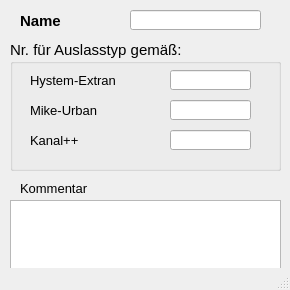
<?xml version="1.0" encoding="UTF-8"?>
<ui version="4.0">
 <class>MainWindow</class>
 <widget class="QMainWindow" name="MainWindow">
  <property name="geometry">
   <rect>
    <x>0</x>
    <y>0</y>
    <width>290</width>
    <height>290</height>
   </rect>
  </property>
  <property name="minimumSize">
   <size>
    <width>290</width>
    <height>290</height>
   </size>
  </property>
  <property name="font">
   <font>
    <family>Tahoma</family>
    <pointsize>10</pointsize>
   </font>
  </property>
  <property name="windowTitle">
   <string>Auslasstyp</string>
  </property>
  <property name="layoutDirection">
   <enum>Qt::LeftToRight</enum>
  </property>
  <widget class="QWidget" name="centralwidget">
   <widget class="QLabel" name="label_4">
    <property name="geometry">
     <rect>
      <x>20</x>
      <y>10</y>
      <width>121</width>
      <height>21</height>
     </rect>
    </property>
    <property name="font">
     <font>
      <family>Tahoma</family>
      <pointsize>11</pointsize>
      <weight>75</weight>
      <bold>true</bold>
     </font>
    </property>
    <property name="text">
     <string>Name</string>
    </property>
    <property name="alignment">
     <set>Qt::AlignLeading|Qt::AlignLeft|Qt::AlignVCenter</set>
    </property>
   </widget>
   <widget class="QLineEdit" name="bezeichnung">
    <property name="geometry">
     <rect>
      <x>130</x>
      <y>10</y>
      <width>131</width>
      <height>20</height>
     </rect>
    </property>
    <property name="toolTip">
     <string>&lt;html&gt;&lt;head/&gt;&lt;body&gt;&lt;p&gt;Eindeutige Bezeichnung&lt;/p&gt;&lt;/body&gt;&lt;/html&gt;</string>
    </property>
    <property name="statusTip">
     <string>Eindeutige Bezeichnung</string>
    </property>
    <property name="text">
     <string/>
    </property>
   </widget>
   <widget class="QGroupBox" name="groupBox_3">
    <property name="geometry">
     <rect>
      <x>10</x>
      <y>40</y>
      <width>271</width>
      <height>131</height>
     </rect>
    </property>
    <property name="font">
     <font>
      <family>Tahoma</family>
      <pointsize>11</pointsize>
     </font>
    </property>
    <property name="title">
     <string>Nr. für Auslasstyp gemäß:</string>
    </property>
    <widget class="QLineEdit" name="he_nr">
     <property name="enabled">
      <bool>true</bool>
     </property>
     <property name="geometry">
      <rect>
       <x>160</x>
       <y>30</y>
       <width>81</width>
       <height>20</height>
      </rect>
     </property>
     <property name="font">
      <font>
       <family>Tahoma</family>
       <pointsize>10</pointsize>
      </font>
     </property>
     <property name="toolTip">
      <string>&lt;html&gt;&lt;head/&gt;&lt;body&gt;&lt;p&gt;Interne Nr., siehe HE-Editor: Hilfe &amp;gt; Aufzählungen: &amp;quot;Auslass-Typ&amp;quot;&lt;/p&gt;&lt;/body&gt;&lt;/html&gt;</string>
     </property>
     <property name="statusTip">
      <string>Interne Nr., siehe HE-Editor: Hilfe &gt; Aufzählungen: &quot;Auslass-Typ&quot;</string>
     </property>
     <property name="layoutDirection">
      <enum>Qt::RightToLeft</enum>
     </property>
     <property name="autoFillBackground">
      <bool>false</bool>
     </property>
     <property name="text">
      <string/>
     </property>
     <property name="frame">
      <bool>true</bool>
     </property>
    </widget>
    <widget class="QLineEdit" name="kp_nr">
     <property name="geometry">
      <rect>
       <x>160</x>
       <y>90</y>
       <width>81</width>
       <height>20</height>
      </rect>
     </property>
     <property name="font">
      <font>
       <family>Tahoma</family>
       <pointsize>10</pointsize>
      </font>
     </property>
     <property name="toolTip">
      <string>&lt;html&gt;&lt;head/&gt;&lt;body&gt;&lt;p&gt;Nr. des Auslasstyps entspr. Kanal++&lt;/p&gt;&lt;/body&gt;&lt;/html&gt;</string>
     </property>
     <property name="statusTip">
      <string>Nr. des Auslasstyps entspr. Kanal++</string>
     </property>
     <property name="text">
      <string/>
     </property>
    </widget>
    <widget class="QLabel" name="label">
     <property name="geometry">
      <rect>
       <x>20</x>
       <y>30</y>
       <width>141</width>
       <height>21</height>
      </rect>
     </property>
     <property name="font">
      <font>
       <family>Tahoma</family>
       <pointsize>10</pointsize>
      </font>
     </property>
     <property name="text">
      <string>&lt;html&gt;&lt;head/&gt;&lt;body&gt;&lt;p&gt;Hystem-Extran&lt;/p&gt;&lt;/body&gt;&lt;/html&gt;</string>
     </property>
     <property name="alignment">
      <set>Qt::AlignLeading|Qt::AlignLeft|Qt::AlignVCenter</set>
     </property>
    </widget>
    <widget class="QLineEdit" name="mu_nr">
     <property name="enabled">
      <bool>true</bool>
     </property>
     <property name="geometry">
      <rect>
       <x>160</x>
       <y>60</y>
       <width>81</width>
       <height>20</height>
      </rect>
     </property>
     <property name="font">
      <font>
       <family>Tahoma</family>
       <pointsize>10</pointsize>
      </font>
     </property>
     <property name="toolTip">
      <string>&lt;html&gt;&lt;head/&gt;&lt;body&gt;&lt;p&gt;Nr. des Auslasstyps entspr. Mike Urban&lt;/p&gt;&lt;/body&gt;&lt;/html&gt;</string>
     </property>
     <property name="statusTip">
      <string>Nr. des Auslasstyps entspr. Mike Urban</string>
     </property>
     <property name="layoutDirection">
      <enum>Qt::RightToLeft</enum>
     </property>
     <property name="autoFillBackground">
      <bool>false</bool>
     </property>
     <property name="text">
      <string/>
     </property>
     <property name="frame">
      <bool>true</bool>
     </property>
    </widget>
    <widget class="QLabel" name="label_2">
     <property name="geometry">
      <rect>
       <x>20</x>
       <y>60</y>
       <width>121</width>
       <height>21</height>
      </rect>
     </property>
     <property name="font">
      <font>
       <family>Tahoma</family>
       <pointsize>10</pointsize>
      </font>
     </property>
     <property name="text">
      <string>Mike-Urban</string>
     </property>
     <property name="alignment">
      <set>Qt::AlignLeading|Qt::AlignLeft|Qt::AlignVCenter</set>
     </property>
    </widget>
    <widget class="QLabel" name="label_3">
     <property name="geometry">
      <rect>
       <x>20</x>
       <y>90</y>
       <width>121</width>
       <height>21</height>
      </rect>
     </property>
     <property name="font">
      <font>
       <family>Tahoma</family>
       <pointsize>10</pointsize>
      </font>
     </property>
     <property name="text">
      <string>Kanal++</string>
     </property>
     <property name="alignment">
      <set>Qt::AlignLeading|Qt::AlignLeft|Qt::AlignVCenter</set>
     </property>
    </widget>
   </widget>
   <widget class="QTextEdit" name="kommentar">
    <property name="geometry">
     <rect>
      <x>10</x>
      <y>200</y>
      <width>271</width>
      <height>71</height>
     </rect>
    </property>
    <property name="minimumSize">
     <size>
      <width>0</width>
      <height>0</height>
     </size>
    </property>
    <property name="toolTip">
     <string>&lt;html&gt;&lt;head/&gt;&lt;body&gt;&lt;p&gt;Platz für zusätzliche Kommentare&lt;/p&gt;&lt;/body&gt;&lt;/html&gt;</string>
    </property>
    <property name="statusTip">
     <string>Platz für zusätzliche Kommentare</string>
    </property>
   </widget>
   <widget class="QLabel" name="label_15">
    <property name="geometry">
     <rect>
      <x>20</x>
      <y>180</y>
      <width>81</width>
      <height>16</height>
     </rect>
    </property>
    <property name="text">
     <string>Kommentar</string>
    </property>
   </widget>
  </widget>
  <widget class="QStatusBar" name="statusbar"/>
 </widget>
 <tabstops>
  <tabstop>bezeichnung</tabstop>
  <tabstop>he_nr</tabstop>
  <tabstop>mu_nr</tabstop>
  <tabstop>kp_nr</tabstop>
 </tabstops>
 <resources/>
 <connections/>
</ui>
